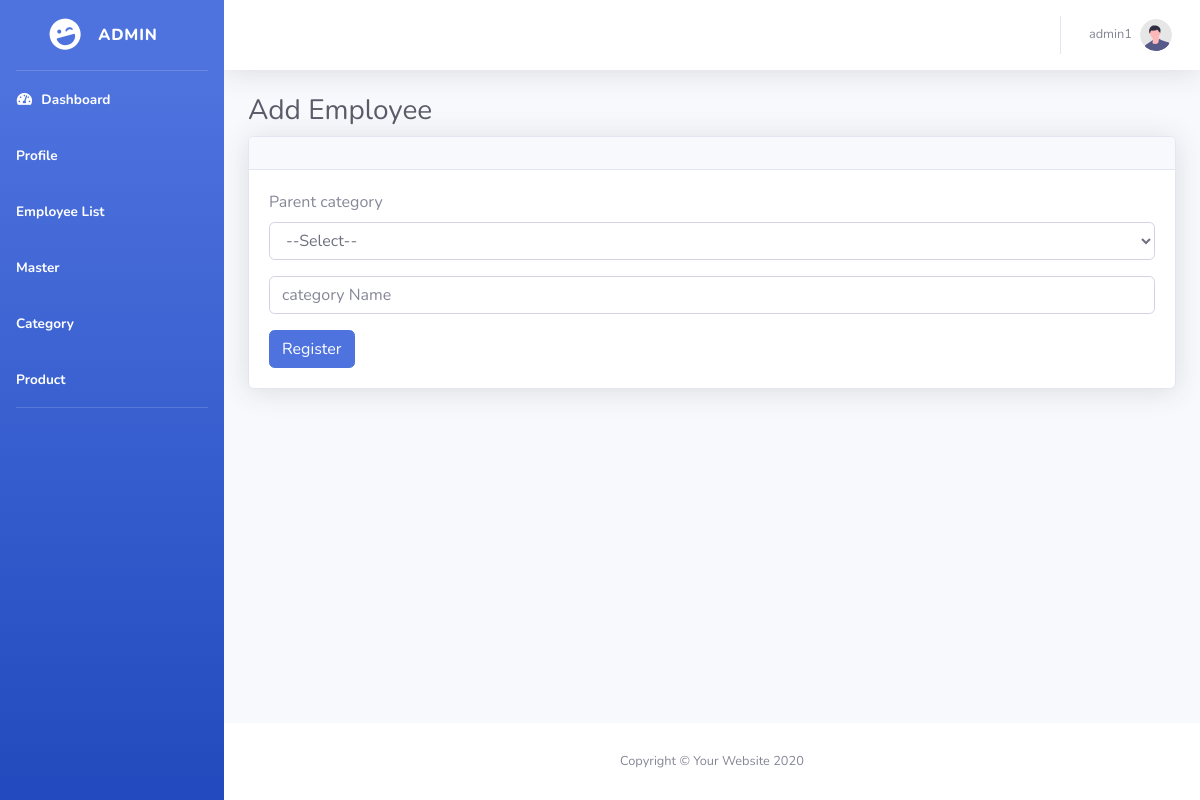
Page /add-category.php (signed in) on the committed database.
### tables this page shows
CREATE TABLE `user_menu` (
  `menu_id` int(11) NOT NULL,
  `menu_name` varchar(100) NOT NULL,
  `page_name` varchar(100) NOT NULL,
  `status` enum('1','0') NOT NULL DEFAULT '1'
);

### config/dbconfig.php (called while the page is built, shortened)
<?php
Class DB{
	private $hostName = "localhost";
	private $username = "root";
	private $password = "";
	private $dbName = "shopelectronics";
	private $conn = false;
    public $result = array();
	public function __construct(){
	  if(!$this->conn){
	   $this->mysqli = new mysqli($this->hostName,$this->username,$this->password,$this->dbName);
       $this->conn = true;
	if($this->mysqli->connect_error){
		array_push($this->result,$this->mysqli->connect_error);
		return false;
	}else{
       return true;
	 }
    }
  }
}
?>

### classes/functions.php (called while the page is built, shortened)
<?php
include 'config/dbconfig.php';
class Employee extends DB{
   public function getMenu($roll){
	  $sql = "SELECT * FROM user_menu";
	$query = $this->mysqli->query($sql);
	return $query;
   }
}
?>

### add-category.php (the view, shortened to what this page needs)
<?php
     include "classes/functions.php";
      $Obj = new Employee();
	  $uroll = $_SESSION['user_roll'];
	  $menuData = $Obj->getMenu($uroll);
 ?>
<!DOCTYPE html>
<html lang="en">
<head>
<?php include('comman/comman_css.php'); ?>
</head>
<body id="page-top">
    <div id="wrapper">
 <?php include('comman/left-nav.php'); ?>
        <div id="content-wrapper" class="d-flex flex-column">
            <div id="content">
               <?php include('comman/top-nav.php'); ?>
   <div class="container-fluid">
	<h1 class="h3 mb-2 text-gray-800">Add Employee</h1>
	<div class="card shadow mb-4">
	<div class="card-header py-3">
	</div>
	  <div class="card-body">
       <form method="POST" name="validationForm" id="validationForm" enctype="multipart/form-data">
		<div class="form-group">
		<label for="category" class="">Parent category</label>
			<select name="parent_category" class="form-control" id="parent_category">
			<option>--Select--</option>
			</select>
		    </div>
		<div class="form-group">
			<input type="text" name="category_name" value="<?php if(isset($_POST['category_name'])){echo $_POST['category_name']; } ?>" class="form-control" id="category_name" placeholder="category Name">
		</div>
	           <input type="submit" name="submit" value="Register" class="btn btn-primary">
	          </form>
			</div>
         </div>
        </div>
       </div>
            <footer class="sticky-footer bg-white">
                <div class="container my-auto">
                    <div class="copyright text-center my-auto">
                        <span>Copyright &copy; Your Website 2020</span>
                    </div>
                </div>
            </footer>
        </div>
    </div>
</body>
</html>

### comman/left-nav.php
<ul class="navbar-nav bg-gradient-primary sidebar sidebar-dark accordion" id="accordionSidebar">
            <a class="sidebar-brand d-flex align-items-center justify-content-center" href="dashbord.php">
                <div class="sidebar-brand-icon rotate-n-15">
                    <i class="fas fa-laugh-wink"></i>
                </div>
                <div class="sidebar-brand-text mx-3">Admin<sup></sup></div>
            </a>
            <hr class="sidebar-divider my-0">
            <li class="nav-item active">
                <a class="nav-link" href="dashbord.php">
                    <i class="fas fa-fw fa-tachometer-alt"></i>
     <span>Dashboard</span></a></li>
	<?php
	      while($menu = $menuData->fetch_array()){
	  ?>
	<li class="nav-item active">
	  <a class="nav-link" href="<?=$menu['page_name']; ?>"><span><?=$menu['menu_name']; ?></span></a></li>
	<?php } ?>
    <hr class="sidebar-divider d-none d-md-block">
  </ul>

### rows in the picture
user_menu: menu_name "Profile"
user_menu: menu_name "Employee List"
user_menu: menu_name "Master"
user_menu: menu_name "Category"
user_menu: menu_name "Product"

### other values in the picture
$_SESSION['user_name'] "admin1"
